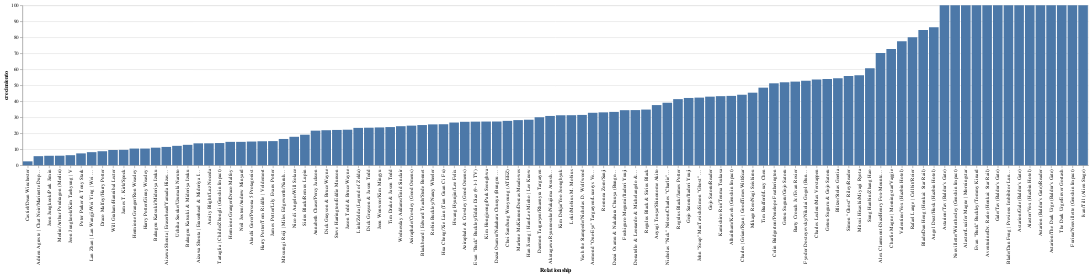

The notebook cell saved with this chart:
### Markdown cell above
Los ships que menos crecieron fueron "Castiel/Dean Winchester" y "Cat-Noir/Ladybug", con 2.45% y 5.67%, respectivamente. Esto puede deberse a que se basan en material que existe desde mucho antes del 2024, por lo que ya hay un "corpus" de obras más completo que en los otros casos.

### Code cell
alt.Chart(data).mark_bar().encode(
    x=alt.X("Relationship", sort="y"),  
    y=alt.Y("crecimiento"))

### Figure 1 — Vega-Lite specification as saved in the notebook (floating-point values rounded to 4 significant figures)
{"config": {"view": {"continuousWidth": 300, "continuousHeight": 300}}, "data": {"name": "data-d947fac22ecbd45b1066802d11e899fa"}, "mark": {"type": "bar"}, "encoding": {"x": {"field": "Relationship", "sort": "y", "type": "nominal"}, "y": {"field": "crecimiento", "type": "quantitative"}}, "$schema": "https://vega.github.io/schema/vega-lite/v5.8.0.json", "datasets": {"data-d947fac22ecbd45b1066802d11e899fa": [{"Rank": 1, "Change": 18, "Relationship": "Aziraphale/Crowley (Good Omens)", "Fandom": "Good Omens (TV)", "Works Gained": 14770, "Total Works": 59648, "Type": "Other", "Race1": "White", "Race2": "White", "crecimiento": 24.76}, {"Rank": 2, "Change": 0, "Relationship": "Sirius Black/Remus Lupin", "Fandom": "Harry Potter - J. K. Rowling", "Works Gained": 9610, "Total Works": 50357, "Type": "M/M", "Race1": "White", "Race2": "White", "crecimiento": 19.08}, {"Rank": 3, "Change": 1, "Relationship": "Dazai Osamu/Nakahara Chuuya (Bungou Stray Dogs)", "Fandom": "文豪ストレイドッグス | Bungou Stray Dogs", "Works Gained": 8960, "Total Works": 32770, "Type": "M/M", "Race1": "Asian", "Race2": "Asian", "crecimiento": 27.34}, {"Rank": 4, "Change": "New", "Relationship": "Astarion/Tav (Baldur's Gate)", "Fandom": "Baldur's Gate (Video Games)", "Works Gained": 8776, "Total Works": 8776, "Type": "Other", "Race1": "White", "Race2": "Ambig", "crecimiento": 100.0}, {"Rank": 5, "Change": 43, "Relationship": "Getou Suguru/Gojo Satoru", "Fandom": "呪術廻戦 | Jujutsu Kaisen (Manga)", "Works Gained": 7948, "Total Works": 15322, "Type": "M/M", "Race1": "Asian", "Race2": "Asian", "crecimiento": 51.87}, {"Rank": 6, "Change": "New", "Relationship": "Alex Claremont-Diaz/Henry Fox-Mountchristen-Windsor", "Fandom": "Red White & Royal Blue - Casey McQuiston", "Works Gained": 7087, "Total Works": 10094, "Type": "M/M", "Race1": "Latino", "Race2": "White", "crecimiento": 70.21}, {"Rank": 7, "Change": 24, "Relationship": "Evan \"Buck\" Buckley/Eddie Diaz (9-1-1 TV)", "Fandom": "9-1-1 (TV)", "Works Gained": 6558, "Total Works": 24057, "Type": "M/M", "Race1": "White", "Race2": "Latino", "crecimiento": 27.26}, {"Rank": 8, "Change": -2, "Relationship": "Regulus Black/James Potter", "Fandom": "Harry Potter - J. K. Rowling", "Works Gained": 6431, "Total Works": 15556, "Type": "M/M", "Race1": "White", "Race2": "White", "crecimiento": 41.34}, {"Rank": 9, "Change": 25, "Relationship": "Draco Malfoy/Harry Potter", "Fandom": "Harry Potter - J. K. Rowling", "Works Gained": 5665, "Total Works": 64692, "Type": "M/M", "Race1": "White", "Race2": "White", "crecimiento": 8.757}, {"Rank": 10, "Change": -9, "Relationship": "Steve Harrington/Eddie Munson", "Fandom": "Stranger Things (TV 2016)", "Works Gained": 5608, "Total Works": 25409, "Type": "M/M", "Race1": "White", "Race2": "White", "crecimiento": 22.07}, {"Rank": 11, "Change": "New", "Relationship": "Neuvillette/Wriothesley (Genshin Impact)", "Fandom": "原神 | Genshin Impact (Video Game)", "Works Gained": 5212, "Total Works": 5212, "Type": "M/M", "Race1": "White", "Race2": "White", "crecimiento": 100.0}, {"Rank": 12, "Change": -9, "Relationship": "Alhaitham/Kaveh (Genshin Impact)", "Fandom": "原神 | Genshin Impact (Video Game)", "Works Gained": 5181, "Total Works": 11947, "Type": "M/M", "Race1": "MENA", "Race2": "MENA", "crecimiento": 43.37}, {"Rank": 13, "Change": -5, "Relationship": "Bakugou Katsuki/Midoriya Izuku", "Fandom": "Boku no Hero Academia | My Hero Academia", "Works Gained": 4732, "Total Works": 43102, "Type": "M/M", "Race1": "Asian", "Race2": "Asian", "crecimiento": 10.98}, {"Rank": 14, "Change": "Re-Entry", "Relationship": "Aziraphale & Crowley (Good Omens)", "Fandom": "Good Omens (TV)", "Works Gained": 4722, "Total Works": 17386, "Type": "Gen", "Race1": "White", "Race2": "White", "crecimiento": 27.16}, {"Rank": 15, "Change": -1, "Relationship": "Han Jisung | Han/Lee Minho | Lee Know", "Fandom": "Stray Kids (Band)", "Works Gained": 4668, "Total Works": 16402, "Type": "M/M", "Race1": "Asian", "Race2": "Asian", "crecimiento": 28.46}, {"Rank": 16, "Change": "New", "Relationship": "Angel Dust/Husk (Hazbin Hotel)", "Fandom": "Hazbin Hotel (Cartoon)", "Works Gained": 4650, "Total Works": 5384, "Type": "M/M", "Race1": "N.H.", "Race2": "N.H.", "crecimiento": 86.37}, {"Rank": 17, "Change": -12, "Relationship": "John \"Soap\" MacTavish/Simon \"Ghost\" Riley", "Fandom": "Call of Duty (Video Games)", "Works Gained": 4592, "Total Works": 10860, "Type": "M/M", "Race1": "White", "Race2": "White", "crecimiento": 42.28}, {"Rank": 18, "Change": -11, "Relationship": "Blackbeard | Edward Teach/Stede Bonnet", "Fandom": "Our Flag Means Death (TV)", "Works Gained": 4544, "Total Works": 18083, "Type": "M/M", "Race1": "Indig", "Race2": "White", "crecimiento": 25.13}, {"Rank": 19, "Change": "New", "Relationship": "Charlie Magne | Morningstar/Vaggie", "Fandom": "Hazbin Hotel (Cartoon)", "Works Gained": 4373, "Total Works": 6019, "Type": "F/F", "Race1": "N.H.", "Race2": "N.H.", "crecimiento": 72.65}, {"Rank": 20, "Change": -8, "Relationship": "Hermione Granger/Draco Malfoy", "Fandom": "Harry Potter - J. K. Rowling", "Works Gained": 4242, "Total Works": 29032, "Type": "F/M", "Race1": "Ambig", "Race2": "White", "crecimiento": 14.61}, {"Rank": 21, "Change": 0, "Relationship": "James Potter/Lily Evans Potter", "Fandom": "Harry Potter - J. K. Rowling", "Works Gained": 4039, "Total Works": 26767, "Type": "F/M", "Race1": "White", "Race2": "White", "crecimiento": 15.09}, {"Rank": 22, "Change": "New", "Relationship": "Blade/Dan Heng (Honkai: Star Rail)", "Fandom": "崩坏：星穹铁道 | Honkai: Star Rail (Video Game)", "Works Gained": 3949, "Total Works": 4668, "Type": "M/M", "Race1": "Asian", "Race2": "Asian", "crecimiento": 84.6}, {"Rank": 23, "Change": 44, "Relationship": "Roronoa Zoro/Sanji", "Fandom": "One Piece (Anime & Manga)", "Works Gained": 3827, "Total Works": 11572, "Type": "M/M", "Race1": "Asian", "Race2": "White", "crecimiento": 33.07}, {"Rank": 24, "Change": "New", "Relationship": "Alastor/Lucifer Magne | Morningstar", "Fandom": "Hazbin Hotel (Cartoon)", "Works Gained": 3746, "Total Works": 3746, "Type": "M/M", "Race1": "N.H.", "Race2": "N.H.", "crecimiento": 100.0}, {"Rank": 25, "Change": 58, "Relationship": "Tim Bradford/Lucy Chen", "Fandom": "The Rookie (TV 2018)", "Works Gained": 3166, "Total Works": 6526, "Type": "F/M", "Race1": "White", "Race2": "Asian", "crecimiento": 48.51}, {"Rank": 26, "Change": 0, "Relationship": "Lan Zhan | Lan Wangji/Wei Ying | Wei Wuxian", "Fandom": "魔道祖师 - 墨香铜臭 | Módào Zǔshī - Mòxiāng Tóngxiù", "Works Gained": 3080, "Total Works": 37658, "Type": "M/M", "Race1": "Asian", "Race2": "Asian", "crecimiento": 8.179}, {"Rank": 27, "Change": "Re-Entry", "Relationship": "Annabeth Chase/Percy Jackson", "Fandom": "Percy Jackson and the Olympians - Rick Riordan", "Works Gained": 3072, "Total Works": 14210, "Type": "F/M", "Race1": "Ambig", "Race2": "White", "crecimiento": 21.62}, {"Rank": 28, "Change": "New", "Relationship": "Evan \"Buck\" Buckley/Tommy Kinard", "Fandom": "9-1-1 (TV)", "Works Gained": 2923, "Total Works": 2923, "Type": "M/M", "Race1": "White", "Race2": "White", "crecimiento": 100.0}, {"Rank": 29, "Change": "New", "Relationship": "Aventurine/Dr. Ratio (Honkai: Star Rail)", "Fandom": "崩坏：星穹铁道 | Honkai: Star Rail (Video Game)", "Works Gained": 2905, "Total Works": 2905, "Type": "M/M", "Race1": "Roma", "Race2": "Ambig", "crecimiento": 100.0}, {"Rank": 30, "Change": 13, "Relationship": "Dazai Osamu & Nakahara Chuuya (Bungou Stray Dogs)", "Fandom": "文豪ストレイドッグス | Bungou Stray Dogs", "Works Gained": 2785, "Total Works": 8350, "Type": "Gen", "Race1": "Asian", "Race2": "Asian", "crecimiento": 33.35}, {"Rank": 31, "Change": "New", "Relationship": "Gale/Tav (Baldur's Gate)", "Fandom": "Baldur's Gate (Video Games)", "Works Gained": 2777, "Total Works": 2777, "Type": "Other", "Race1": "White", "Race2": "Ambig", "crecimiento": 100.0}, {"Rank": 32, "Change": 46, "Relationship": "Will Graham/Hannibal Lecter", "Fandom": "Hannibal (TV)", "Works Gained": 2694, "Total Works": 28318, "Type": "M/M", "Race1": "White", "Race2": "White", "crecimiento": 9.513}, {"Rank": 33, "Change": 51, "Relationship": "Akutagawa Ryuunosuke/Nakajima Atsushi (Bungou Stray Dogs)", "Fandom": "文豪ストレイドッグス | Bungou Stray Dogs", "Works Gained": 2667, "Total Works": 8653, "Type": "M/M", "Race1": "Asian", "Race2": "Asian", "crecimiento": 30.82}, {"Rank": 34, "Change": 1, "Relationship": "Barty Crouch Jr./Evan Rosier", "Fandom": "Harry Potter - J. K. Rowling", "Works Gained": 2658, "Total Works": 5083, "Type": "M/M", "Race1": "White", "Race2": "Ambig", "crecimiento": 52.29}, {"Rank": 35, "Change": 15, "Relationship": "Hua Cheng/Xie Lian (Tian Guan Ci Fu)", "Fandom": "天官赐福 - 墨香铜臭 | Tiān Guān Cì Fú - Mòxiāng Tóngxiù", "Works Gained": 2639, "Total Works": 10293, "Type": "M/M", "Race1": "Asian", "Race2": "Asian", "crecimiento": 25.64}, {"Rank": 36, "Change": -8, "Relationship": "Aizawa Shouta | Eraserhead/Yamada Hizashi | Present Mic", "Fandom": "Boku no Hero Academia | My Hero Academia", "Works Gained": 2590, "Total Works": 22622, "Type": "M/M", "Race1": "Asian", "Race2": "Asian", "crecimiento": 11.45}, {"Rank": 37, "Change": "New", "Relationship": "Colin Bridgerton/Penelope Featherington", "Fandom": "Bridgerton (TV)", "Works Gained": 2579, "Total Works": 5034, "Type": "F/M", "Race1": "White", "Race2": "White", "crecimiento": 51.23}, {"Rank": 38, "Change": "Re-Entry", "Relationship": "Castiel/Dean Winchester", "Fandom": "Supernatural (TV 2005)", "Works Gained": 2562, "Total Works": 105322, "Type": "M/M", "Race1": "White", "Race2": "White", "crecimiento": 2.433}, {"Rank": 39, "Change": "New", "Relationship": "Blitzo/Stolas Goetia", "Fandom": "Helluva Boss (Web Series)", "Works Gained": 2523, "Total Works": 4632, "Type": "M/M", "Race1": "N.H.", "Race2": "N.H.", "crecimiento": 54.47}, {"Rank": 40, "Change": 0, "Relationship": "Nicholas \"Nick\" Nelson/Charles \"Charlie\" Spring", "Fandom": "Heartstopper (TV)", "Works Gained": 2477, "Total Works": 6339, "Type": "M/M", "Race1": "White", "Race2": "White", "crecimiento": 39.08}, {"Rank": 41, "Change": -19, "Relationship": "Marlene McKinnon/Dorcas Meadowes", "Fandom": "Harry Potter - J. K. Rowling", "Works Gained": 2440, "Total Works": 8647, "Type": "F/F", "Race1": "White", "Race2": "Black", "crecimiento": 28.22}, {"Rank": 42, "Change": "New", "Relationship": "Blade/Dan Feng | Previous Imbibitor Lunae (Honkai: Star Rail)", "Fandom": "崩坏：星穹铁道 | Honkai: Star Rail (Video Game)", "Works Gained": 2411, "Total Works": 2411, "Type": "M/M", "Race1": "Asian", "Race2": "Asian", "crecimiento": 100.0}, {"Rank": 43, "Change": -7, "Relationship": "Jeon Jungkook/Kim Taehyung | V", "Fandom": "Bangtan Boys | BTS", "Works Gained": 2345, "Total Works": 37355, "Type": "M/M", "Race1": "Asian", "Race2": "Asian", "crecimiento": 6.278}, {"Rank": 44, "Change": "New", "Relationship": "Gojo Satoru/Reader", "Fandom": "呪術廻戦 | Jujutsu Kaisen (Anime)", "Works Gained": 2331, "Total Works": 5435, "Type": "Other", "Race1": "Asian", "Race2": "Ambig", "crecimiento": 42.89}, {"Rank": 45, "Change": "New", "Relationship": "Astarion/Gale (Baldur's Gate)", "Fandom": "Baldur's Gate (Video Games)", "Works Gained": 2298, "Total Works": 2298, "Type": "M/M", "Race1": "White", "Race2": "White", "crecimiento": 100.0}, {"Rank": 46, "Change": -14, "Relationship": "Bakugou Katsuki & Midoriya Izuku", "Fandom": "Boku no Hero Academia | My Hero Academia", "Works Gained": 2293, "Total Works": 17971, "Type": "Gen", "Race1": "Asian", "Race2": "Asian", "crecimiento": 12.76}, {"Rank": 47, "Change": "New", "Relationship": "Fushiguro Megumi/Itadori Yuuji", "Fandom": "呪術廻戦 | Jujutsu Kaisen (Manga)", "Works Gained": 2292, "Total Works": 6658, "Type": "M/M", "Race1": "Asian", "Race2": "Asian", "crecimiento": 34.42}, {"Rank": 48, "Change": 11, "Relationship": "Simon \"Ghost\" Riley/Reader", "Fandom": "Call of Duty (Video Games)", "Works Gained": 2290, "Total Works": 4106, "Type": "Other", "Race1": "White", "Race2": "Ambig", "crecimiento": 55.77}, {"Rank": 49, "Change": "New", "Relationship": "Alastor/Vox (Hazbin Hotel)", "Fandom": "Hazbin Hotel (Cartoon)", "Works Gained": 2274, "Total Works": 2274, "Type": "M/M", "Race1": "N.H.", "Race2": "N.H.", "crecimiento": 100.0}, {"Rank": 50, "Change": -9, "Relationship": "Kamishiro Rui/Tenma Tsukasa", "Fandom": "Project SEKAI COLORFUL STAGE! (Video Game)", "Works Gained": 2272, "Total Works": 5260, "Type": "M/M", "Race1": "Asian", "Race2": "Asian", "crecimiento": 43.19}, {"Rank": 51, "Change": "New", "Relationship": "Nico di Angelo/Will Solace", "Fandom": "Percy Jackson and the Olympians - Rick Riordan", "Works Gained": 2203, "Total Works": 12388, "Type": "M/M", "Race1": "White", "Race2": "White", "crecimiento": 17.78}, {"Rank": 52, "Change": "New", "Relationship": "Astarion (Baldur's Gate)/Reader", "Fandom": "Baldur's Gate (Video Games)", "Works Gained": 2184, "Total Works": 2184, "Type": "Other", "Race1": "White", "Race2": "Ambig", "crecimiento": 100.0}, {"Rank": 53, "Change": "Re-Entry", "Relationship": "Hermione Granger/Ron Weasley", "Fandom": "Harry Potter - J. K. Rowling", "Works Gained": 2178, "Total Works": 20899, "Type": "F/M", "Race1": "Ambig", "Race2": "White", "crecimiento": 10.42}, {"Rank": 54, "Change": "Re-Entry", "Relationship": "Peter Parker & Tony Stark", "Fandom": "Marvel Cinematic Universe", "Works Gained": 2149, "Total Works": 28996, "Type": "Gen", "Race1": "White", "Race2": "White", "crecimiento": 7.411}, {"Rank": 55, "Change": -40, "Relationship": "Robin Buckley/Nancy Wheeler", "Fandom": "Stranger Things (TV 2016)", "Works Gained": 2122, "Total Works": 8306, "Type": "F/F", "Race1": "White", "Race2": "White", "crecimiento": 25.55}, {"Rank": 56, "Change": "New", "Relationship": "Astarion/The Dark Urge (Baldur's Gate)", "Fandom": "Baldur's Gate (Video Games)", "Works Gained": 2095, "Total Works": 2095, "Type": "Other", "Race1": "White", "Race2": "Ambig", "crecimiento": 100.0}, {"Rank": 57, "Change": -34, "Relationship": "Tartaglia | Childe/Zhongli (Genshin Impact)", "Fandom": "原神 | Genshin Impact (Video Game)", "Works Gained": 2040, "Total Works": 14702, "Type": "M/M", "Race1": "White", "Race2": "Asian", "crecimiento": 13.88}, {"Rank": 58, "Change": 8, "Relationship": "Regulus Black & Sirius Black", "Fandom": "Harry Potter - J. K. Rowling", "Works Gained": 2038, "Total Works": 5855, "Type": "Gen", "Race1": "White", "Race2": "White", "crecimiento": 34.81}, {"Rank": "59=", "Change": -3, "Relationship": "Adrien Agreste | Chat Noir/Marinette Dupain-Cheng | Ladybug", "Fandom": "Miraculous Ladybug", "Works Gained": 1990, "Total Works": 35112, "Type": "F/M", "Race1": "White", "Race2": "Asian", "crecimiento": 5.668}, {"Rank": "59=", "Change": -1, "Relationship": "Kim Dokja/Yoo Joonghyuk", "Fandom": "Omniscient Reader – Sing-Shong", "Works Gained": 1990, "Total Works": 6370, "Type": "M/M", "Race1": "Asian", "Race2": "Asian", "crecimiento": 31.24}, {"Rank": 61, "Change": "New", "Relationship": "Kim Hongjoong/Park Seonghwa", "Fandom": "ATEEZ (Band)", "Works Gained": 1952, "Total Works": 7146, "Type": "M/M", "Race1": "Asian", "Race2": "Asian", "crecimiento": 27.32}, {"Rank": 62, "Change": "New", "Relationship": "Charles Leclerc/Max Verstappen", "Fandom": "Formula 1 RPF", "Works Gained": 1950, "Total Works": 3636, "Type": "M/M", "Race1": "White", "Race2": "White", "crecimiento": 53.63}, {"Rank": 63, "Change": "Re-Entry", "Relationship": "Harry Potter/Tom Riddle | Voldemort", "Fandom": "Harry Potter - J. K. Rowling", "Works Gained": 1917, "Total Works": 12783, "Type": "M/M", "Race1": "White", "Race2": "White", "crecimiento": 15.0}, {"Rank": 64, "Change": "New", "Relationship": "Dick Grayson & Jason Todd", "Fandom": "Batman - All Media Types", "Works Gained": 1822, "Total Works": 7765, "Type": "Gen", "Race1": "Ambig", "Race2": "White", "crecimiento": 23.46}, {"Rank": 65, "Change": "Re-Entry", "Relationship": "Harry Potter/Ginny Weasley", "Fandom": "Harry Potter - J. K. Rowling", "Works Gained": 1819, "Total Works": 17445, "Type": "F/M", "Race1": "White", "Race2": "White", "crecimiento": 10.43}, {"Rank": 66, "Change": 26, "Relationship": "Charles | Grian/Ryan | GoodTimesWithScar", "Fandom": "Hermitcraft SMP", "Works Gained": 1807, "Total Works": 4099, "Type": "M/M", "Race1": "White", "Race2": "White", "crecimiento": 44.08}, {"Rank": 67, "Change": "New", "Relationship": "Valentino/Vox (Hazbin Hotel)", "Fandom": "Hazbin Hotel (Cartoon)", "Works Gained": 1805, "Total Works": 2329, "Type": "M/M", "Race1": "N.H.", "Race2": "N.H.", "crecimiento": 77.5}, {"Rank": 68, "Change": 19, "Relationship": "Uchiha Sasuke/Uzumaki Naruto", "Fandom": "Naruto (Anime & Manga)", "Works Gained": 1799, "Total Works": 14840, "Type": "M/M", "Race1": "Asian", "Race2": "Asian", "crecimiento": 12.12}, {"Rank": 69, "Change": "New", "Relationship": "Gojo Satoru/Itadori Yuuji", "Fandom": "呪術廻戦 | Jujutsu Kaisen (Manga)", "Works Gained": 1782, "Total Works": 4236, "Type": "M/M", "Race1": "Asian", "Race2": "Asian", "crecimiento": 42.07}, {"Rank": 70, "Change": -33, "Relationship": "Aizawa Shouta | Eraserhead & Midoriya Izuku", "Fandom": "Boku no Hero Academia | My Hero Academia", "Works Gained": 1779, "Total Works": 12989, "Type": "Gen", "Race1": "Asian", "Race2": "Asian", "crecimiento": 13.7}, {"Rank": 71, "Change": -44, "Relationship": "Donatello & Leonardo & Michelangelo & Raphael (TMNT)", "Fandom": "Rise of the Teenage Mutant Ninja Turtles (Cartoon 2018)", "Works Gained": 1758, "Total Works": 5098, "Type": "Gen", "Race1": "N.H.", "Race2": "N.H.", "crecimiento": 34.48}, {"Rank": 72, "Change": -9, "Relationship": "James T. Kirk/Spock", "Fandom": "Star Trek: Alternate Original Series (Movies)", "Works Gained": 1731, "Total Works": 18008, "Type": "M/M", "Race1": "White", "Race2": "White", "crecimiento": 9.612}, {"Rank": 73, "Change": "New", "Relationship": "Link/Zelda (Legend of Zelda)", "Fandom": "The Legend of Zelda: Breath of the Wild/Tears of the Kingdom", "Works Gained": 1726, "Total Works": 7390, "Type": "F/M", "Race1": "White", "Race2": "White", "crecimiento": 23.36}, {"Rank": "74=", "Change": "Re-Entry", "Relationship": "Merlin/Arthur Pendragon (Merlin)", "Fandom": "Merlin (TV)", "Works Gained": 1713, "Total Works": 28772, "Type": "M/M", "Race1": "White", "Race2": "White", "crecimiento": 5.954}, {"Rank": "74=", "Change": 22, "Relationship": "Tim Drake & Jason Todd", "Fandom": "Batman - All Media Types", "Works Gained": 1713, "Total Works": 7180, "Type": "Gen", "Race1": "White", "Race2": "White", "crecimiento": 23.86}, {"Rank": 76, "Change": -58, "Relationship": "Amity Blight/Luz Noceda", "Fandom": "The Owl House (Cartoon)", "Works Gained": 1701, "Total Works": 12404, "Type": "F/F", "Race1": "White", "Race2": "Af Lat", "crecimiento": 13.71}, {"Rank": 77, "Change": "Re-Entry", "Relationship": "Jeon Jungkook/Park Jimin", "Fandom": "Bangtan Boys | BTS", "Works Gained": 1666, "Total Works": 28186, "Type": "M/M", "Race1": "Asian", "Race2": "Asian", "crecimiento": 5.911}, {"Rank": 78, "Change": "New", "Relationship": "Getou Suguru & Gojo Satoru", "Fandom": "呪術廻戦 | Jujutsu Kaisen (Manga)", "Works Gained": 1654, "Total Works": 3067, "Type": "Gen", "Race1": "Asian", "Race2": "Asian", "crecimiento": 53.93}, {"Rank": 79, "Change": "New", "Relationship": "Choi San/Jung Wooyoung (ATEEZ)", "Fandom": "ATEEZ (Band)", "Works Gained": 1653, "Total Works": 5959, "Type": "M/M", "Race1": "Asian", "Race2": "Asian", "crecimiento": 27.74}, {"Rank": 80, "Change": "New", "Relationship": "Fyodor Dostoyevsky/Nikolai Gogol (Bungou Stray Dogs)", "Fandom": "文豪ストレイドッグス | Bungou Stray Dogs", "Works Gained": 1645, "Total Works": 3117, "Type": "M/M", "Race1": "White", "Race2": "White", "crecimiento": 52.78}, {"Rank": 81, "Change": "Re-Entry", "Relationship": "Neil Josten/Andrew Minyard", "Fandom": "All For The Game - Nora Sakavic", "Works Gained": 1640, "Total Works": 11221, "Type": "M/M", "Race1": "White", "Race2": "White", "crecimiento": 14.62}, {"Rank": 82, "Change": "New", "Relationship": "Jason Todd & Bruce Wayne", "Fandom": "Batman - All Media Types", "Works Gained": 1610, "Total Works": 7247, "Type": "Gen", "Race1": "White", "Race2": "White", "crecimiento": 22.22}, {"Rank": 83, "Change": "New", "Relationship": "Sung Hanbin/Zhang Hao", "Fandom": "ZEROBASEONE | ZB1 (Korea Band)", "Works Gained": 1601, "Total Works": 2641, "Type": "M/M", "Race1": "Asian", "Race2": "Asian", "crecimiento": 60.62}, {"Rank": 84, "Change": "New", "Relationship": "Mitsurugi Reiji | Miles Edgeworth/Naruhodou Ryuuichi | Phoenix Wright", "Fandom": "逆転裁判 | Gyakuten Saiban | Ace Attorney", "Works Gained": 1580, "Total Works": 9618, "Type": "M/M", "Race1": "Asian", "Race2": "Asian", "crecimiento": 16.43}, {"Rank": 85, "Change": "New", "Relationship": "The Dark Urge/Enver Gortash", "Fandom": "Baldur's Gate (Video Games)", "Works Gained": 1566, "Total Works": 1566, "Type": "Other", "Race1": "Ambig", "Race2": "White", "crecimiento": 100.0}, {"Rank": 86, "Change": -29, "Relationship": "Mikage Reo/Nagi Seishirou", "Fandom": "Blue Lock (Manga)", "Works Gained": 1547, "Total Works": 3410, "Type": "M/M", "Race1": "Asian", "Race2": "Asian", "crecimiento": 45.37}, {"Rank": 87, "Change": -76, "Relationship": "Wednesday Addams/Enid Sinclair", "Fandom": "Wednesday (TV 2022)", "Works Gained": 1545, "Total Works": 6329, "Type": "F/F", "Race1": "Latino", "Race2": "White", "crecimiento": 24.41}, {"Rank": 88, "Change": "Re-Entry", "Relationship": "Loki/Mobius M. Mobius", "Fandom": "Loki (TV 2021)", "Works Gained": 1532, "Total Works": 4897, "Type": "M/M", "Race1": "White", "Race2": "White", "crecimiento": 31.28}, {"Rank": 89, "Change": "Re-Entry", "Relationship": "Akechi Goro/Persona 5 Protagonist", "Fandom": "Persona 5", "Works Gained": 1512, "Total Works": 10208, "Type": "M/M", "Race1": "Asian", "Race2": "Asian", "crecimiento": 14.81}, {"Rank": 90, "Change": "New", "Relationship": "Mitsui Hisashi/Miyagi Ryota", "Fandom": "Slam Dunk (Anime & Manga)", "Works Gained": 1492, "Total Works": 2650, "Type": "M/M", "Race1": "Asian", "Race2": "Asian", "crecimiento": 56.3}, {"Rank": 91, "Change": -74, "Relationship": "Daemon Targaryen/Rhaenyra Targaryen", "Fandom": "House of the Dragon (TV)", "Works Gained": 1489, "Total Works": 4962, "Type": "F/M", "Race1": "White", "Race2": "White", "crecimiento": 30.01}, {"Rank": 92, "Change": "New", "Relationship": "Jeon Wonwoo/Kim Mingyu", "Fandom": "SEVENTEEN (Band)", "Works Gained": 1477, "Total Works": 6250, "Type": "M/M", "Race1": "Asian", "Race2": "Asian", "crecimiento": 23.63}, {"Rank": 93, "Change": "New", "Relationship": "Furina/Neuvillette (Genshin Impact)", "Fandom": "原神 | Genshin Impact (Video Game)", "Works Gained": 1466, "Total Works": 1466, "Type": "F/M", "Race1": "White", "Race2": "White", "crecimiento": 100.0}, {"Rank": 94, "Change": -22, "Relationship": "Hwang Hyunjin/Lee Felix", "Fandom": "Stray Kids (Band)", "Works Gained": 1459, "Total Works": 5465, "Type": "M/M", "Race1": "Asian", "Race2": "Asian", "crecimiento": 26.7}, {"Rank": "95=", "Change": "New", "Relationship": "Dick Grayson & Bruce Wayne", "Fandom": "Batman - All Media Types", "Works Gained": 1451, "Total Works": 6628, "Type": "Gen", "Race1": "Ambig", "Race2": "White", "crecimiento": 21.89}, {"Rank": "95=", "Change": "New", "Relationship": "Rafael Lange | Cellbit/Roier", "Fandom": "QSMP | Quackity SMP", "Works Gained": 1451, "Total Works": 1812, "Type": "M/M", "Race1": "Latino", "Race2": "Latino", "crecimiento": 80.08}, {"Rank": 97, "Change": -72, "Relationship": "Aemond \"One-Eye\" Targaryen/Lucerys Velaryon (Son of Rhaenyra)", "Fandom": "House of the Dragon (TV)", "Works Gained": 1407, "Total Works": 4290, "Type": "M/M", "Race1": "White", "Race2": "White", "crecimiento": 32.8}, {"Rank": 98, "Change": -24, "Relationship": "Aoyagi Touya/Shinonome Akito", "Fandom": "Project SEKAI COLORFUL STAGE! (Video Game)", "Works Gained": 1405, "Total Works": 3735, "Type": "M/M", "Race1": "Asian", "Race2": "Asian", "crecimiento": 37.62}, {"Rank": 99, "Change": "New", "Relationship": "Ivan/Till (Alien Stage)", "Fandom": "Alien Stage (Web Series)", "Works Gained": 1398, "Total Works": 1398, "Type": "M/M", "Race1": "Ambig", "Race2": "Ambig", "crecimiento": 100.0}, {"Rank": 100, "Change": -76, "Relationship": "Vash the Stampede/Nicholas D. Wolfwood", "Fandom": "Trigun (Anime & Manga 1995-2008)", "Works Gained": 1377, "Total Works": 4377, "Type": "M/M", "Race1": "Ambig", "Race2": "Ambig", "crecimiento": 31.46}]}}
